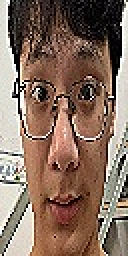
#> input picture preprocessing_image/Nhan/Nhan-0112.jpg, 64 x 128 px (shown 2 times larger)
$ python train.py
#> lines starting #> are read from the running program, lines starting #| are printed output that depends on the picture
### data_processing.py
import cv2
import numpy as np
from skimage import feature
from imutils import paths
import os

# [14 lines left out: functions sharping, adjust_gamma, not called in this run]

def blur(img):
  kernel = np.ones((3,3), np.float32)/9
  return cv2.filter2D(img, -1, kernel)

def get_feature(img, tracking=True):
  image = cv2.resize(img, (64, 128)) #resize

  #check
  if tracking:
    cv2.imshow('img', image)
    cv2.waitKey(300)

  # convert to gray color
  gray = cv2.cvtColor(image, cv2.COLOR_BGR2GRAY)

  # get feature, origin image and gray img
  result = feature.hog(
        gray,  # type of image
        orientations=9, # amount of pin for cal feature
        pixels_per_cell=(8, 8), # amount of window slide
        cells_per_block=(2, 2), # amount of cell
        block_norm="L2", # func of block normalize
        visualize=True # return the feature image of this
    )
  return result[0], image, result[1]

def extract_feature(f_name, tracking=True):
#> called with f_name = 'preprocessing_image', tracking = False
  imagePath = list(paths.list_images(f_name))
  data = []
  labels = []

  print('Processing...')

  len_of_list = len(imagePath)

  for (i, ip) in enumerate(imagePath):
    print('Get feature of image: ' + str(i) + '/' + str(len_of_list))

    name = ip.split(os.path.sep)[-2]

    img = cv2.imread(ip, cv2.IMREAD_UNCHANGED) #Read image
#> img is the input picture: shape (128, 64, 3); mean B, G, R 96.3, 110.7, 135.3

    fd = np.array(get_feature(img, tracking)[0])
#> in get_feature, `gray = cv2.cvtColor(image, cv2.COLOR_BGR2GRAY)`:
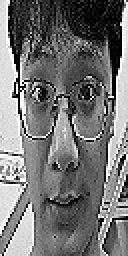
#> gray: shape (128, 64) (shown 2 times larger); min 0, max 255, mean 116.4
#> fd = 3780 values, max 0.727 at index 495, min 0 at index 6, mean 0.127

    data.append(fd)
    labels.append(name)
#> pass 2 of the loop in extract_feature, `for (i, ip) in enumerate(imagePath):`:
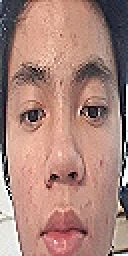
#> input picture preprocessing_image/Linh/Linh-010.jpg, 64 x 128 px (shown 2 times larger)
#> in extract_feature, img is the input picture: shape (128, 64, 3); mean B, G, R 123.8, 133.6, 171.8
#> in get_feature (call 2), `gray = cv2.cvtColor(image, cv2.COLOR_BGR2GRAY)`:
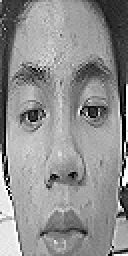
#> gray: shape (128, 64) (shown 2 times larger); min 0, max 255, mean 143.9
#> fd = 3780 values, max 0.794 at index 1259, min 0 at index 19, mean 0.127
#> pass 3 of the loop in extract_feature, `for (i, ip) in enumerate(imagePath):`:
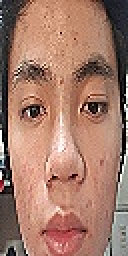
#> input picture preprocessing_image/Linh/Linh-021.jpg, 64 x 128 px (shown 2 times larger)
#> in extract_feature, img is the input picture: shape (128, 64, 3); mean B, G, R 106.8, 123.1, 164.4
#> in get_feature (call 3), `gray = cv2.cvtColor(image, cv2.COLOR_BGR2GRAY)`:
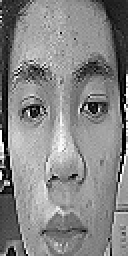
#> gray: shape (128, 64) (shown 2 times larger); min 0, max 255, mean 133.6
#> fd = 3780 values, max 0.675 at index 2007, min 0 at index 191, mean 0.129
#> the loop made 4 passes; the first 3 are shown

  return data, labels


### train.py
import pickle
from sklearn.svm import SVC
from data_processing import extract_feature
from sklearn import metrics


if __name__ == '__main__':
  data, labels = extract_feature('preprocessing_image', tracking=False)
  print('Extract done!')

  # build model
  clf = SVC(kernel='poly', decision_function_shape='ovo', gamma='auto', probability=True)

  print('Training...')

  # training
  clf.fit(data, labels)

  print('Train done!')

  # save model
  pickle.dump(clf, open("./model.h5", 'wb'))

  # test
  print('Get data and label test...')
  data_test, labels_test = extract_feature('test_imgs', tracking=False)

  print('Evaluating model...')

#> (the run stopped early here; a loop or call above may not have finished)
